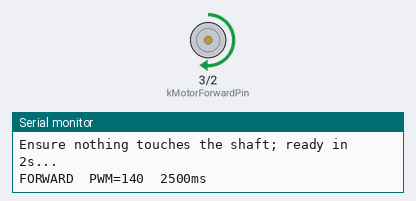
Recording of a sketch running on a simulated Seeed XIAO ESP32-S3. On the bench: motor-driver pin pairs drawn as motors (green arrow = first pin HIGH = forward, orange = second pin HIGH = backward, longer = more drive), the last lines printed to the serial monitor.

Above: at 3.7 s.
At 5.4 s:
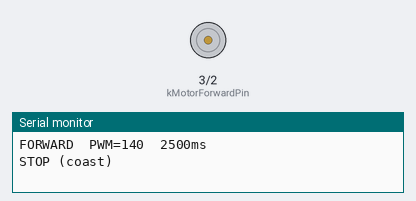
At 7.0 s:
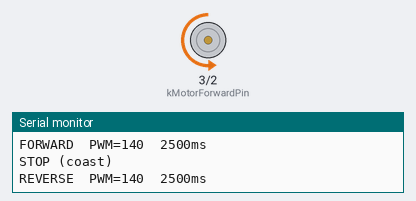
Timing chart, 0 to 11.1 s (numbered marks = the images above):
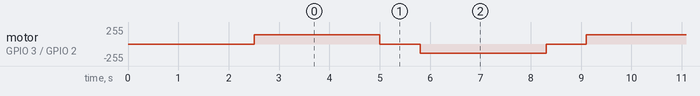

Measured:
- by itself, motor on GPIO 3 (kMotorForwardPin) / GPIO 2 (kMotorReversePin): repeats every 6.6 s: stopped 0.80 s, backward 140/255 2.5 s, stopped 0.80 s, forward 140/255 2.5 s

The sketch:

ESP32.ino
```cpp
// Motor smoke test — XIAO ESP32-S3 + L298N (ENA jumper ON).
// Wiring (matches SmartCane_ESP32.ino): D1(GPIO2) -> IN2, D2(GPIO3) -> IN1, common GND.
// Power: 12V to L298N; XIAO via USB. Greartisan 12V 200RPM ~0.5A rated — fine for L298N.
//
// Arduino IDE: open this folder as its own sketch (File -> Open -> MotorL298N_Test.ino).

#include <Arduino.h>

static constexpr int kMotorForwardPin = 3;  // D2 on XIAO ESP32-S3
static constexpr int kMotorReversePin = 2;  // D1

static constexpr uint8_t kTestPwm = 140;     // ~55% duty; raise after it runs cleanly
static constexpr uint32_t kRunMs = 2500;
static constexpr uint32_t kPauseMs = 800;

static void motorStop() {
  analogWrite(kMotorForwardPin, 0);
  analogWrite(kMotorReversePin, 0);
}

static void motorForward(uint8_t pwm) {
  analogWrite(kMotorReversePin, 0);
  analogWrite(kMotorForwardPin, pwm);
}

static void motorReverse(uint8_t pwm) {
  analogWrite(kMotorForwardPin, 0);
  analogWrite(kMotorReversePin, pwm);
}

void setup() {
  Serial.begin(115200);
  delay(500);

  pinMode(kMotorForwardPin, OUTPUT);
  pinMode(kMotorReversePin, OUTPUT);
  motorStop();

  Serial.println();
  Serial.println("MotorL298N_Test: forward / reverse / pause loop");
  Serial.println("Ensure nothing touches the shaft; ready in 2s...");
  delay(2000);
}

void loop() {
  Serial.printf("FORWARD  PWM=%u  %lums\n", kTestPwm, static_cast<unsigned long>(kRunMs));
  motorForward(kTestPwm);
  delay(kRunMs);

  Serial.println("STOP (coast)");
  motorStop();
  delay(kPauseMs);

  Serial.printf("REVERSE  PWM=%u  %lums\n", kTestPwm, static_cast<unsigned long>(kRunMs));
  motorReverse(kTestPwm);
  delay(kRunMs);

  Serial.println("STOP");
  motorStop();
  delay(kPauseMs);
}
```
